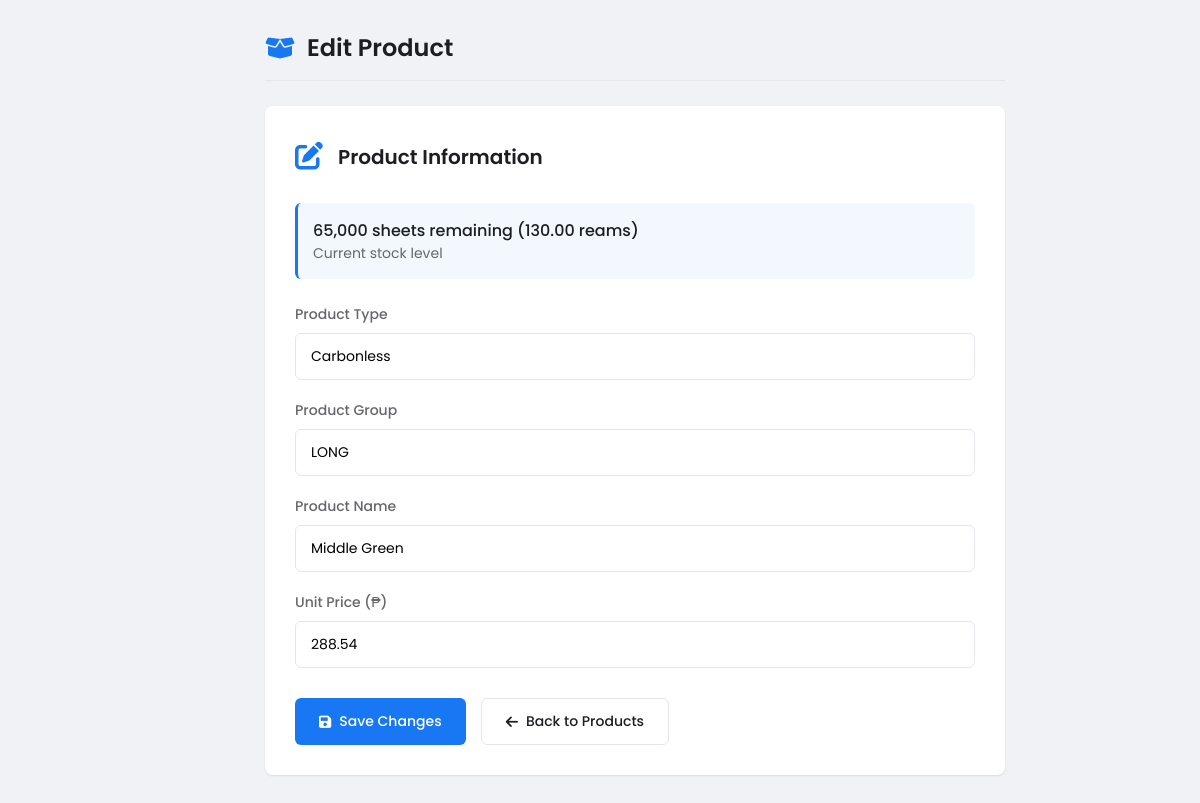
The app's page /pages/edit_product.php?id=32 (signed in) with its own data.
### tables this page shows
CREATE TABLE `products` (
  `id` int(11) NOT NULL,
  `product_type` varchar(100) DEFAULT NULL,
  `product_group` varchar(100) DEFAULT NULL,
  `product_name` varchar(100) DEFAULT NULL,
  `unit_price` decimal(10,2) NOT NULL,
  `created_by` int(11) DEFAULT NULL
);

### pages/edit_product.php (the view, shortened to what this page needs)
<?php
require_once '../config/db.php';
$product_id = intval($_GET['id'] ?? 0);
$stmt = $mysqli->prepare("
    SELECT p.*,
           (IFNULL(SUM(d.delivered_reams), 0) * 500 - IFNULL(SUM(u.used_sheets), 0)) AS remaining_sheets
    FROM products p
    LEFT JOIN delivery_logs d ON p.id = d.product_id
    LEFT JOIN usage_logs u ON p.id = u.product_id
    WHERE p.id = ?
    GROUP BY p.id
");
$stmt->bind_param("i", $product_id);
$stmt->execute();
$result = $stmt->get_result();
$product = $result->fetch_assoc();
$remaining_sheets = intval($product['remaining_sheets']);
?>
<!DOCTYPE html>
<html lang="en">
<head>
    <link rel="stylesheet" href="https://cdnjs.cloudflare.com/ajax/libs/font-awesome/6.0.0-beta3/css/all.min.css">
</head>
<body>
    <div class="main-content">
        <header class="page-header">
            <h1 class="page-title"><i class="fas fa-box-open"></i> Edit Product</h1>
        </header>
        <div class="form-card">
            <div class="form-header">
                <div class="form-icon">
                    <i class="fas fa-edit"></i>
                </div>
                <h2 class="form-title">Product Information</h2>
            </div>
            <div class="stock-info">
                <div class="stock-value">
                    <?= number_format($remaining_sheets) ?> sheets remaining
                    (<?= number_format($remaining_sheets / 500, 2) ?> reams)
                </div>
                <div class="stock-label">Current stock level</div>
            </div>
            <form method="POST">
                <div class="form-group">
                    <label class="form-label">Product Type</label>
                    <input type="text" name="product_type" class="form-control"
                        value="<?= htmlspecialchars($product['product_type']) ?>" required>
                </div>
                <div class="form-group">
                    <label class="form-label">Product Group</label>
                    <input type="text" name="product_group" class="form-control"
                        value="<?= htmlspecialchars($product['product_group']) ?>" required>
                </div>
                <div class="form-group">
                    <label class="form-label">Product Name</label>
                    <input type="text" name="product_name" class="form-control"
                        value="<?= htmlspecialchars($product['product_name']) ?>" required>
                </div>
                <div class="form-group">
                    <label class="form-label">Unit Price (₱)</label>
                    <input type="number" step="0.01" name="unit_price" class="form-control"
                        value="<?= htmlspecialchars($product['unit_price']) ?>" required>
                </div>
                <div class="btn-group">
                    <button type="submit" class="btn btn-primary">
                        <i class="fas fa-save"></i> Save Changes
                    </button>
                    <a href="products.php" class="btn btn-outline">
                        <i class="fas fa-arrow-left"></i> Back to Products
                    </a>
                </div>
            </form>
        </div>
    </div>
</body>
</html>

### pages/edit_product.php (style rules this page uses)
:root { --primary: #1877f2; --secondary: #166fe5; --light: #f0f2f5; --dark: #1c1e21; --gray: #65676b; --light-gray: #e4e6eb; --card-bg: #ffffff; --success: #42b72a; --warning: #faad14; --danger: #ff4d4f; }
* { margin: 0; padding: 0; box-sizing: border-box; font-family: 'Poppins', sans-serif; }
body { background-color: var(--light); color: var(--dark); min-height: 100vh; padding-left: 70px; }
.main-content { padding: 30px; max-width: 800px; margin: 0 auto; }
.page-header { display: flex; justify-content: space-between; align-items: center; margin-bottom: 25px; padding-bottom: 15px; border-bottom: 1px solid var(--light-gray); }
.page-title { font-size: 24px; font-weight: 600; color: var(--dark); display: flex; align-items: center; }
.page-title i { margin-right: 12px; color: var(--primary); }
.form-card { background: var(--card-bg); border-radius: 8px; padding: 30px; box-shadow: 0 1px 2px rgba(0, 0, 0, 0.1); margin-bottom: 20px; }
.form-header { display: flex; align-items: center; margin-bottom: 25px; }
.form-icon { font-size: 28px; color: var(--primary); margin-right: 15px; }
.form-title { font-size: 20px; font-weight: 600; color: var(--dark); }
.stock-info { background: rgba(24, 119, 242, 0.05); border-radius: 6px; padding: 15px; margin-bottom: 25px; border-left: 3px solid var(--primary); }
.stock-value { font-weight: 500; color: var(--dark); }
.stock-label { color: var(--gray); font-size: 14px; }
.form-group { margin-bottom: 20px; }
.form-label { display: block; margin-bottom: 8px; font-size: 14px; color: var(--gray); font-weight: 500; }
.form-control { width: 100%; padding: 12px 15px; border: 1px solid var(--light-gray); border-radius: 6px; font-size: 14px; transition: border 0.3s; }
.btn-group { display: flex; justify-content: flex-start; gap: 15px; margin-top: 30px; }
.btn { display: inline-flex; align-items: center; justify-content: center; padding: 12px 24px; border-radius: 6px; font-weight: 500; cursor: pointer; transition: all 0.3s; text-decoration: none; font-size: 14px; border: none; }
.btn-primary { background-color: var(--primary); color: white; }
.btn-outline { background-color: transparent; border: 1px solid var(--light-gray); color: var(--dark); }
.btn i { margin-right: 8px; }

### records on screen
products: product_type "Carbonless", product_group "LONG", product_name "Middle Green", unit_price "288.54"

### other values on screen
$remaining_sheets "65,000"
$remaining_sheets / 500 "130.00"
